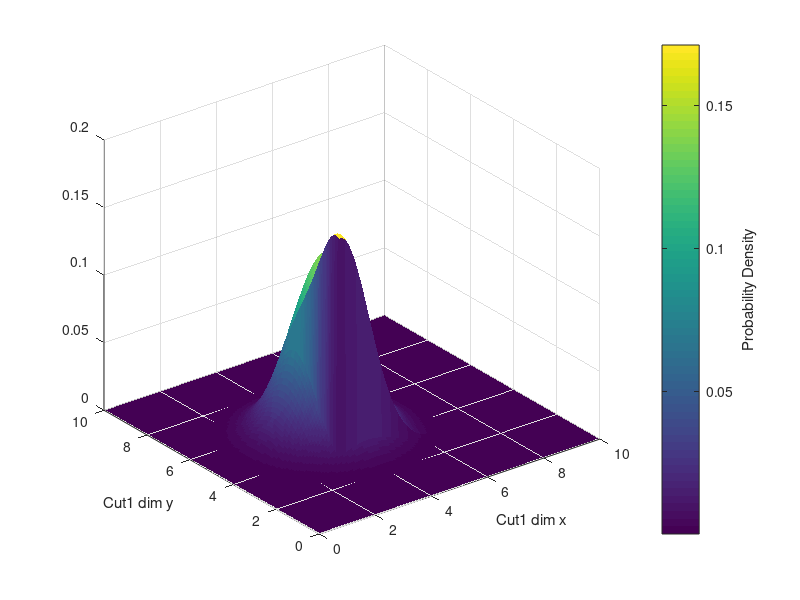

Write the MATLAB code that produced this figure. (Note: this script raises an error after producing the figure.)
% trivariate Cut-Measure-Cut
clear all
%close all
clc
flag = 1;
%cuts = [6.3696,6.3009,6.3724,5.5048,5.5254,5.5038];
cuts = [7 7 6 5];
CUT1 = [cuts(1) cuts(2)];
CUT2 = [cuts(3) cuts(4)];

sig11a = 1;
sig11b = sig11a;
sig22a = 1;
sig22b = sig22a;
sigma1 = [sig11a 0.0; 0.0 sig22a]
% sigma2_D = [1 1 1];
A = [3 3];
B = [7 7];
range = [0 10]; 
num = length(A);
Lower = 0; % lower bound to integrate from
pnts = 150
u=linspace(range(1),range(2),pnts); % 1000 equidistant numbers

[x,y]=meshgrid(u); % create the grid (the points) on which the functions are evaluated
X = [x(:) y(:)];

cut1R = A+(B-CUT1);  % convert cut1 from near to USL to near LSL
cut2R = A+(B-CUT2);  % convert cut2 from near to USL to near LSL


% now take CDFs to work out reworked dimensions
Fa1a2 = mvncdf([A(1) A(2)],cut1R,sigma1);
Fa1b2 = mvncdf([A(1) B(2)],cut1R,sigma1);
Fb1a2 = mvncdf([B(1) A(2)],cut1R,sigma1);
Fb1b2 = mvncdf([B(1) B(2)],cut1R,sigma1);


% Conformance
ConformPrt = Fb1b2 - Fa1b2 - Fb1a2 + Fa1a2   
% Scrap
ScrapPrt = 1 - Fb1b2
% Rework 
RworkPrt = Fb1b2 - ConformPrt


% RW_1 = Fa1b2b3 - Fa1b2a3 - Fa1a2b3 + Fa1a2a3
% RW_2 = Fb1a2b3 - Fb1a2a3 - Fa1a2b3 + Fa1a2a3
% RW_3 = Fb1b2a3 - Fb1a2a3 - Fa1b2a3 + Fa1a2a3
% RW_12 = Fa1a2b3 - Fa1a2a3
% RW_13 = Fa1b2a3 - Fa1a2a3
% RW_23 = Fb1a2a3 - Fa1a2a3
% RW_123 = Fa1a2a3

% RWtotal = RW_1 + RW_2 + RW_3 + RW_12 + RW_13 + RW_23 + RW_123

PRW1 = normcdf(A(1),cut1R(1),sig11a);
PRW2 = normcdf(A(2),cut1R(2),sig11a);

% % for RW_12, RW13, RW23 and RW123
% RW_1 = RW_1 + RW_12*PRW1/(PRW1+PRW2) + RW_13*PRW1/(PRW1+PRW3) + RW_123*PRW1/(PRW1+PRW2+PRW3)
% RW_2 = RW_2 + RW_12*PRW2/(PRW1+PRW2) + RW_23*PRW2/(PRW2+PRW3) + RW_123*PRW2/(PRW1+PRW2+PRW3)
% RW_3 = RW_3 + RW_13*PRW3/(PRW1+PRW3) + RW_23*PRW3/(PRW2+PRW3) + RW_123*PRW3/(PRW1+PRW2+PRW3)
% RWcheck = RW_1 + RW_2 + RW_3
c = 0
for i = 1:length(X)
    if X(i,1)>=A(1) && X(i,2)>=A(2) 
        df(i) = mvnpdf(X(i,:),cut1R,sigma1) + RworkPrt*mvnpdf(X(i,:),cut2R,sigma1); 
        c = c+1;
    elseif X(i,1)<A(1) && X(i,2)>=B(2) % top left corner
        df(i) = mvnpdf(X(i,:),cut1R,sigma1) + RworkPrt*mvnpdf(X(i,:),cut2R,sigma1); 
        c = c+1;
    elseif X(i,1)>=B(1) && X(i,2)<A(2) % bottom right side corner
        df(i) = mvnpdf(X(i,:),cut1R,sigma1) + RworkPrt*mvnpdf(X(i,:),cut2R,sigma1);
        c = c+1;
    elseif X(i,1)<B(1) && X(i,2)<B(2)                % this does green region, the conformance
        df(i) = RworkPrt*mvnpdf(X(i,:),cut2R,sigma1);%  box is not accounted for due to the first 
        c = c+1;
    end                                              % if-statement which is evaluated before, thus 
end                                                  % any points in this box are automatically taken out 
MVD1 = reshape(df,pnts,pnts);    

%% Plot MVD1
figure(3)
surf(x,y,MVD1,'EdgeColor','none')
xlabel('Cut1 dim x'); ylabel('Cut1 dim y');
h = colorbar;
ylabel(h, 'Probability Density');
 
for i = 1:length(x)
    if x(i) >= LSL  % Conformance from first cut
        df(i) = normpdf(x(i),cut1R,sigma1) + PRwork.*normpdf(x(i),cut2R,sigma1);
    elseif x(i) < LSL
        df(i) = PRwork.*normpdf(x(i),cut2R,sigma1);
    end
end
